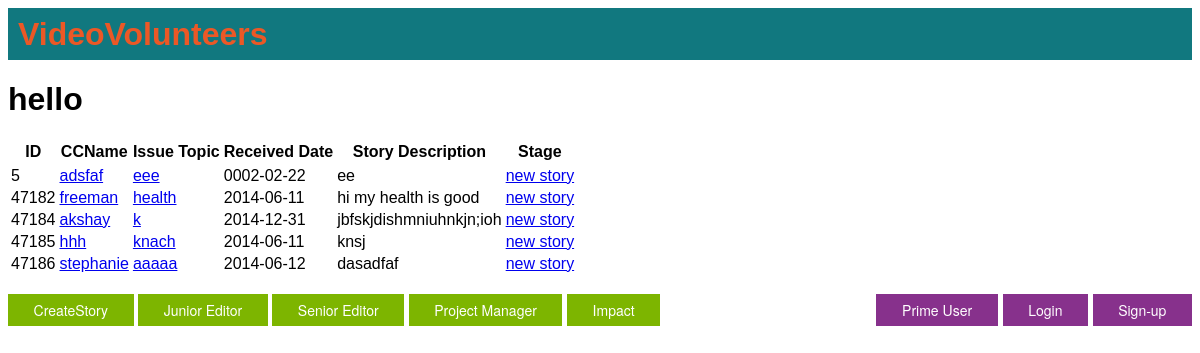
The page / on the database its author committed.
### tables this page shows
CREATE TABLE `storytrack` (
  `fid` int(10) NOT NULL AUTO_INCREMENT,
  `seq` varchar(10) DEFAULT NULL,
  `broll` varchar(10) DEFAULT NULL,
  `fint` varchar(10) DEFAULT NULL,
  `vo` varchar(10) DEFAULT NULL,
  `ptc` varchar(10) DEFAULT NULL,
  `cta` varchar(10) DEFAULT NULL,
  `vd` varchar(10) DEFAULT NULL,
  `translation` varchar(10) DEFAULT NULL,
  `ccname` varchar(30) DEFAULT NULL,
  `state` varchar(20) DEFAULT NULL,
  `receiveddate` date DEFAULT NULL,
  `issuetopic` varchar(50) DEFAULT NULL,
  `storydescription` varchar(300) DEFAULT NULL,
  `paymentstatus` varchar(10) DEFAULT NULL,
  `editstatus` varchar(10) DEFAULT NULL,
  `editedmonth` date DEFAULT NULL,
  `notes` varchar(100) DEFAULT NULL,
  `publishplatform` varchar(10) DEFAULT NULL,
  `editor` varchar(30) DEFAULT NULL,
  `editorpayment` varchar(10) DEFAULT NULL,
  `uploaddate` date DEFAULT NULL,
  `publishdate` date DEFAULT NULL,
  `receivedRO` varchar(10) DEFAULT NULL,
  `receivedHQ` varchar(10) DEFAULT NULL,
  `uniquenumber` varchar(30) DEFAULT NULL,
  `dateofstory` date DEFAULT NULL,
  `ccpair` varchar(30) DEFAULT NULL,
  `program` varchar(30) DEFAULT NULL,
  `mentor` varchar(30) DEFAULT NULL,
  `iutopic` varchar(30) DEFAULT NULL,
  `videotreatment` varchar(30) DEFAULT NULL,
  `shootplan` varchar(30) DEFAULT NULL,
  `stage` varchar(30) DEFAULT NULL,
  PRIMARY KEY (`fid`),
  UNIQUE KEY `uniquenumber` (`uniquenumber`)
);

### public/index.php (the view)
<?php
include("header.php");
include("../model/StoryDB.php");
?>
<table><tr><th>ID</th><th>CCName</th><th>Issue Topic</th><th>Received Date</th><th>Story Description</th><th>Stage</th><tr>
<?php
if ($_GET['issue']) {
	echo "<h1>Issue: " . $_GET['issue'] . "</h1>";
	$resultArray = getBasicDataByIssue($_GET['issue']);
} else if ($_GET['ccname']) {
	echo "<h1>CCNAME: " . $_GET['ccname'] . "</h1>";
	$resultArray = getBasicDataByCCName($_GET['ccname']);
} else if ($_GET['stage']) {
	echo "<h1>STAGE: " . $_GET['stage'] . "</h1>";
	$resultArray = getBasicDataByStage($_GET['stage']);
} else {
    $resultArray = getAllBasicData();
}
foreach ($resultArray as $row) {
		echo "<tr><td>" . $row['fid'] . "</td>" .
			 "<td><a href=index.php?ccname=" . urlencode($row['ccname']) . ">" .
			 $row['ccname'] . "</a></td>" .
			 "<td><a href=index.php?issue=" . urlencode($row['issuetopic']) . ">" .
		     $row['issuetopic'] . "</a></td> <td>" .
		     $row['receiveddate'] . "</td> <td>" .
		     $row['storydescription'] . "</td>" .
		     " <td><a href=index.php?stage=" . urlencode($row['stage']) . ">" .
		     $row['stage'] . "</a></td></tr>";
}
?>
</table>
	<div class="login">
	<a href="login.php" class="button button->rounded button-flat-royal">Login</a>
	<a href="signupnewuser.php" class="button button-rounded button-flat-royal">Sign-up</a>
	</div>
	<div class="user">
	<a href="primeuser.php" class="button button-rounded button-flat-royal">Prime User</a>
	</div>
	<div class="stages">
	<br>
	<a href="createstory1.php" class="button button-rounded button-flat-action">CreateStory</a>
	<a href="login.php" class="button button-rounded button-flat-action">Junior Editor</a>
	<a href="login.php" class="button button-rounded button-flat-action">Senior Editor</a>
	<a href="login.php" class="button button-rounded button-flat-action">Project Manager</a>
	<a href="../public/preproduction/impactview.php" class="button button-rounded button-flat-action">Impact</a>
	</div>
</body>
</html>

### public/main.css (style rules this page uses)
body { font-family: arial; }
.login { margin-top: 18px; float: right; }
.user { margin-top: 18px; padding-right: 5px; float: right; }
.stages { display: inline; }

### public/buttons/css/buttons.css (style rules this page uses)
.button { -webkit-box-shadow: inset 0px 1px 0px rgba(255, 255, 255, 0.5), 0px 1px 2px rgba(0, 0, 0, 0.15); -moz-box-shadow: inset 0px 1px 0px rgba(255, 255, 255, 0.5), 0px 1px 2px rgba(0, 0, 0, 0.15); box-shadow: inset 0px 1px 0px rgba(255, 255, 255, 0.5), 0px 1px 2px rgba(0, 0, 0, 0.15); background-color: #eeeeee; background: -webkit-gradient(linear, 50% 0%, 50% 100%, color-stop(0%, #fbfbfb), color-stop(100%, #e1e1e1)); background: -webkit-linear-gradient(top, #fbfbfb, #e1e1e1); background: -moz-linear-gradient(top, #fbfbfb, #e1e1e1); background: -o-linear-gradient(top, #fbfbfb, #e1e1e1); background: linear-gradient(top, #fbfbfb, #e1e1e1); display: -moz-inline-stack; display: inline-block; vertical-align: middle; *vertical-align: auto; zoom: 1; *display: inline; border: 1px solid #d4d4d4; height: 32px; line-height: 32px; padding: 0px 25.6px; font-weight: 300; font-size: 14px; font-family: "Helvetica Neue Light", "Helvetica Neue", "Helvetica", "Arial", "Lucida Grande", sans-serif; color: #666666; text-shadow: 0 1px 1px white; margin: 0; text-decoration: none; text-align: center; }
.button-flat-action { -webkit-box-shadow: none; -moz-box-shadow: none; box-shadow: none; -webkit-transition-property: background; -moz-transition-property: background; -o-transition-property: background; transition-property: background; -webkit-transition-duration: 0.3s; -moz-transition-duration: 0.3s; -o-transition-duration: 0.3s; transition-duration: 0.3s; background: #7db500; color: white; text-shadow: none; border: none; }
.button-flat-royal { -webkit-box-shadow: none; -moz-box-shadow: none; box-shadow: none; -webkit-transition-property: background; -moz-transition-property: background; -o-transition-property: background; transition-property: background; -webkit-transition-duration: 0.3s; -moz-transition-duration: 0.3s; -o-transition-duration: 0.3s; transition-duration: 0.3s; background: #87318c; color: white; text-shadow: none; border: none; }

### rows shown on the page
storytrack: fid "5", ccname "adsfaf", issuetopic "eee", receiveddate "0002-02-22", storydescription "ee", stage "new story"
storytrack: fid "47182", ccname "freeman", issuetopic "health", receiveddate "2014-06-11", storydescription "hi my health is good", stage "new story"
storytrack: fid "47184", ccname "akshay", issuetopic "k", receiveddate "2014-12-31", storydescription "jbfskjdishmniuhnkjn;ioh", stage "new story"
storytrack: fid "47185", ccname "hhh", issuetopic "knach", receiveddate "2014-06-11", storydescription "knsj", stage "new story"
storytrack: fid "47186", ccname "stephanie", issuetopic "aaaaa", receiveddate "2014-06-12", storydescription "dasadfaf", stage "new story"
